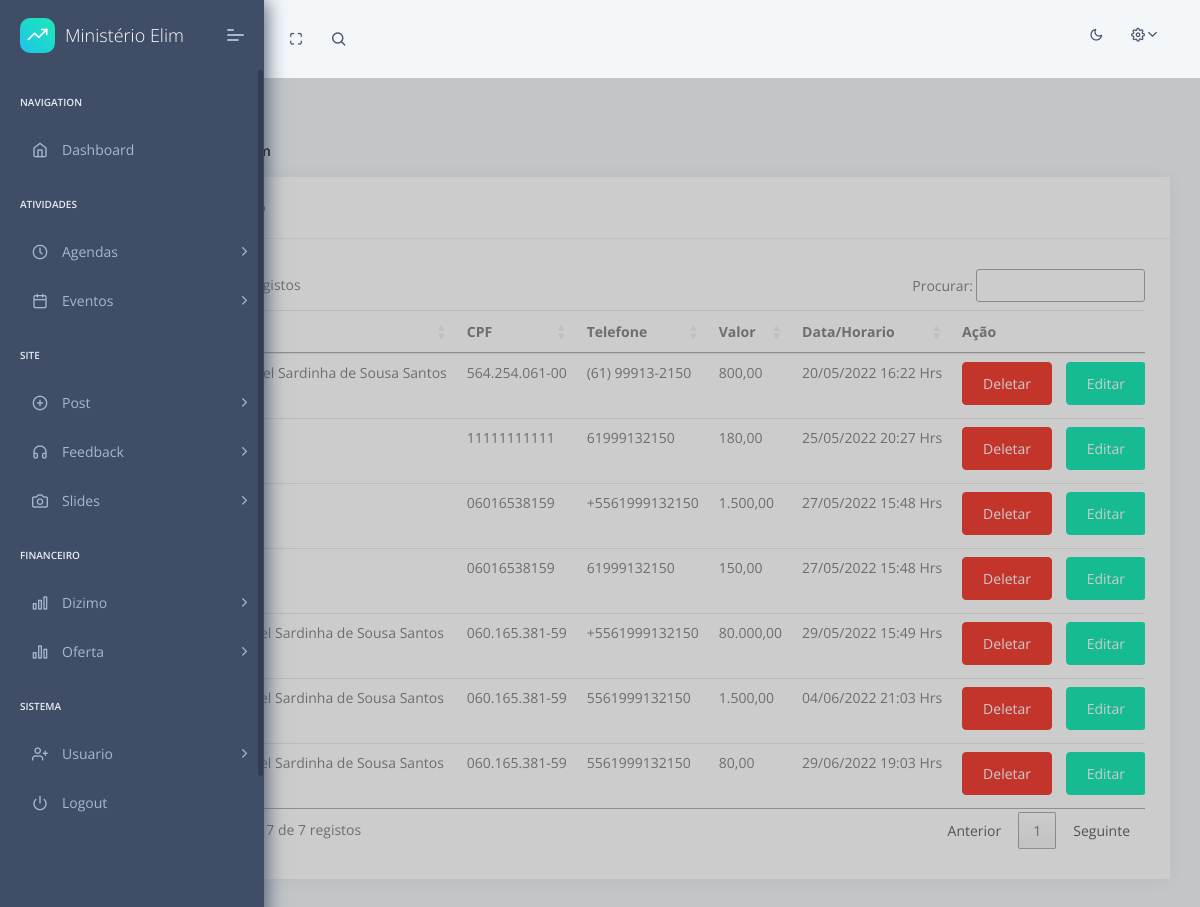
Screenshot of /dashboard/pages/listar-dizimo/ (signed in) with the database file from the repository.
### core/models.py (models this page shows, shortened)
class Dizimo(models.Model):
    id = models.AutoField(primary_key=True,unique=True)
    name = models.CharField(max_length=120)
    cpf = models.CharField(max_length=15)
    tel = models.CharField(max_length=15)
    value = models.FloatField()
    data = models.DateTimeField(auto_now_add=True)
    def get_data_formatado(self):
        return self.data.strftime('%d/%m/%Y %H:%M Hrs')
    def get_value_formatado(self):
        valorReal = f'{self.value:_.2f}'
        valorReal = valorReal.replace('.',',').replace('_','.')
        return valorReal

### dashboard/home/pages/views.py (the view)
# urls.py: path('pages/listar-dizimo/', Pages.listarDizimo),
    @login_required(login_url="/dashboard/login/")
    def listarDizimo(req):
        if req.method == 'GET':
            user = req.user
            admin = user.is_superuser
            dizimo = Dizimo.objects.all()
            context = {
                'dizimo': dizimo,
                'username':user,
                'admin':admin
            }
            return render(req,'home/dizimo/listar-dizimo.html',context)

### templates/home/dizimo/listar-dizimo.html (shortened to what this page needs)
{% extends "layouts/base.html" %}
{% block stylesheets %}
    <link rel="stylesheet" type="text/css" href="https://cdn.datatables.net/1.12.1/css/jquery.dataTables.css">
{% endblock stylesheets %}
{% block content %}
<div class="pcoded-content">
    <div class="pcoded-inner-content">
        <div class="page-header">
            <div class="page-block">
                <div class="row align-items-center">
                    <div class="col-md-12">
                        <div class="page-header-title">
                            <h5 class="m-b-10">Listagem Dizimo</h5>
                        </div>
                        <ul class="breadcrumb">
                            <li class="breadcrumb-item"><a href="/dashboard/"></a></li>
                            <li class="breadcrumb-item"><a href="#!">tabelas</a></li>
                            <li class="breadcrumb-item"><a href="javascript:">listagem</a></li>
                        </ul>
                    </div>
                </div>
            </div>
        </div>
        <div class="main-body">
            <div class="page-wrapper">
                <div class="row">
                    <div class="col-xl-12">
                        <div class="card">
                            <div class="card-header">
                                <h5>Listagem Dizimo</h5>
                            </div>
                            <div class="card-block table-border-style">
                                <div class="table-responsive">
                                    <table class="table table-hover" id="TableDT">
                                        <form id="form" method="post"> {% csrf_token %}
                                            <thead>
                                                <tr>
                                                    <th>#</th>
                                                    <th>Nome</th>
                                                    <th>CPF</th>
                                                    <th>Telefone</th>
                                                    <th>Valor</th>
                                                    <th>Data/Horario</th>
                                                    <th>Ação</th>
                                                </tr>
                                            </thead>
                                            <tbody>
                                                {% for dz in dizimo %}
                                                <tr>
                                                    <th scope="row" id="teste">{{ dz.id }}</th>
                                                    <td>{{ dz.name }}</td>
                                                    <td>{{ dz.cpf }}</td>
                                                    <td>{{ dz.tel }}</td>
                                                    <td>{{ dz.get_value_formatado }}</td>
                                                    <td>{{ dz.get_data_formatado }}</td>
                                                    <td>
                                                        <a href="/dashboard/deletar/dizimo/{{dz.id}}" type="submit" class="btn btn-danger"  >Deletar</a>
                                                        <a href="/dashboard/pages/editar-dizimo/{{dz.id}}" type="submit" class="btn btn-success"  >Editar</a>
                                                    </td>
                                                </tr>
                                                {% endfor %}
                                            </tbody>
                                        </form>
                                    </table>
                                </div>
                            </div>
                        </div>
                    </div>
                </div>
            </div>
        </div>
    </div>
</div>
{% endblock content %}

### rows the page displays
Dizimo: name "Pedro Haniel Sardinha de Sousa Santos", cpf "564.254.061-00", tel "(61) 99913-2150", get_value_formatado "800,00", get_data_formatado "20/05/2022 16:22 Hrs"
Dizimo: cpf "11111111111", tel "61999132150", get_value_formatado "180,00", get_data_formatado "25/05/2022 20:27 Hrs"
Dizimo: cpf "06016538159", tel "+5561999132150", get_value_formatado "1.500,00", get_data_formatado "27/05/2022 15:48 Hrs"
Dizimo: cpf "06016538159", tel "61999132150", get_value_formatado "150,00", get_data_formatado "27/05/2022 15:48 Hrs"
Dizimo: name "Paulo Abdiel Sardinha de Sousa Santos", cpf "060.165.381-59", tel "+5561999132150", get_value_formatado "80.000,00", get_data_formatado "29/05/2022 15:49 Hrs"
Dizimo: name "Paulo Abdiel Sardinha de Sousa Santos", cpf "060.165.381-59", tel "5561999132150", get_value_formatado "1.500,00", get_data_formatado "04/06/2022 21:03 Hrs"
Dizimo: name "Paulo Abdiel Sardinha de Sousa Santos", cpf "060.165.381-59", tel "5561999132150", get_value_formatado "80,00", get_data_formatado "29/06/2022 19:03 Hrs"
